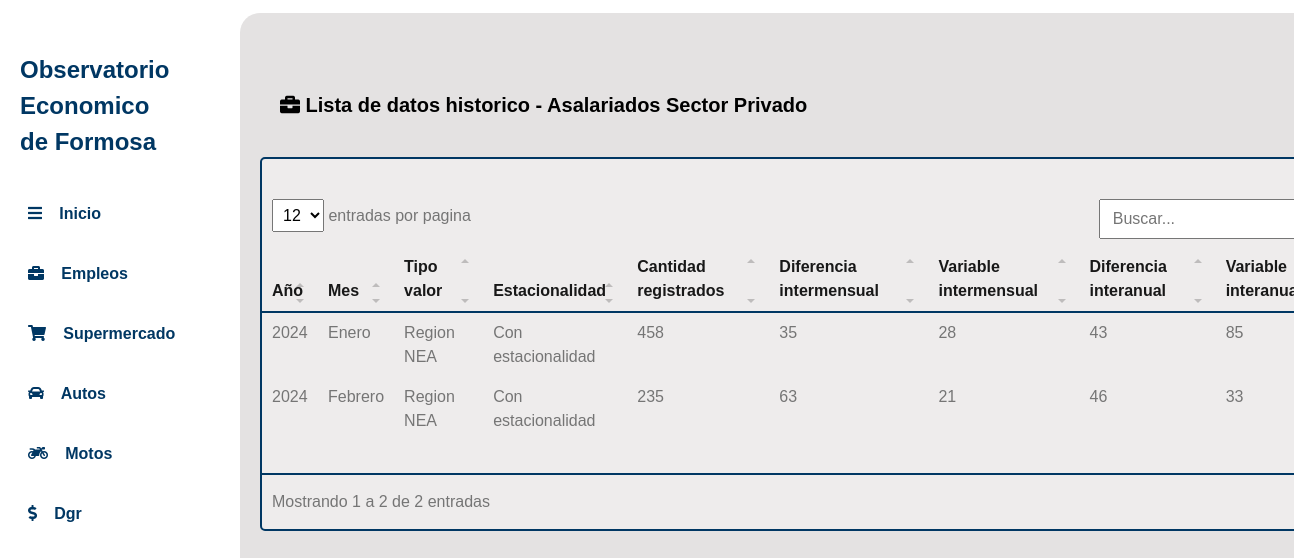
Page /asalariado-listado on the committed database.
### sectorPrivado/models.py (models this page shows)
class AsalariadosRegistrados(models.Model):
    año = models.ForeignKey(Año, on_delete=models.CASCADE)
    mes = models.ForeignKey(Mes, on_delete=models.CASCADE)
    tipo_valor = models.ForeignKey(TipoValor, on_delete=models.CASCADE)
    tipo_estacionalidad = models.ForeignKey(TipoEstacionalidad, on_delete=models.CASCADE)
    cantidad_registrado = models.CharField(max_length=250, blank=False, null=False)
    dif_intermensual = models.CharField(max_length=250, blank=False, null=False)
    var_intermensual = models.CharField(max_length=250, blank=False, null=False)
    dif_interanual = models.CharField(max_length=250, blank=False, null=False)
    var_interanual = models.CharField(max_length=250, blank=False, null=False)

class TipoEstacionalidad(models.Model):
   tipo = models.CharField(max_length=250, blank=False, null=False)
   def __str__(self):
        return self.tipo

### Año/models.py (models this page shows)
class Año(models.Model):
    año = models.CharField(max_length=200, blank=False, null=False)
    def __str__(self):
        return self.año

### Mes/models.py (models this page shows)
class Mes(models.Model):
    mes = models.CharField(max_length=200, blank=False, null=False)
    def __str__(self):
        return self.mes

### TipoValor/models.py (models this page shows)
class TipoValor(models.Model):
    valor = models.CharField(max_length=200, blank=False, null=False)
    def __str__(self):
        return self.valor

### sectorPrivado/views.py (the view)
# urls.py: path('asalariado-listado',privado.asalariados_listado, name='asalariado-listado'),
def asalariados_listado(request):
    listado = AsalariadosRegistrados.objects.all()
    context = {
        'listado':listado,
    }
    return render(request, 'SectorPrivado/asalariado/listado.html', context)

### templates/SectorPrivado/asalariado/listado.html (shortened to what this page needs)
{% extends 'base.html' %}
{% load static %}
{% block container %}
<div class="content">
    <h1 class="title-listado"><i class="fas fa-briefcase"></i> Lista de datos historico - Asalariados Sector Privado</h1>
    <div class="content-tabla">
        <div class="table-responsive-sm" style="margin-top:2em;">
            <table id="datatablesSimple" style="margin-bottom:2em;">
            <thead>
                <tr>
                    <th >Año</th>
                    <th>Mes</th>
                    <th>Tipo valor</th>
                    <th>Estacionalidad</th>
                    <th>Cantidad registrados</th>
                    <th>Diferencia intermensual</th>
                    <th>Variable intermensual</th>
                    <th>Diferencia interanual</th>
                    <th>Variable interanual</th>
                </tr>
            </thead>
            <tbody>
                {% for data in listado %}
                <tr>
                    <td>{{data.año}}</td>
                    <td>{{data.mes}}</td>
                    <td>{{data.tipo_valor}}</td>
                    <td>{{data.tipo_estacionalidad}}</td>
                    <td>{{data.cantidad_registrado}}</td>
                    <td>{{data.dif_intermensual}}</td>
                    <td>{{data.var_intermensual}}</td>
                    <td>{{data.dif_interanual}}</td>
                    <td>{{data.var_interanual}}</td>
                </tr>
                {% endfor %}
            </tbody>
            </table>
        </div>
    </div>
    </div>
{% endblock container %}

### templates/base.html (shortened to what this page needs)
{% load static %}
<!DOCTYPE html>
<html lang="en">
<head>
     <link rel="stylesheet" href="https://cdnjs.cloudflare.com/ajax/libs/apexcharts/3.30.0/apexcharts.min.css" />
       <link href="https://cdnjs.cloudflare.com/ajax/libs/font-awesome/5.10.0/css/all.min.css" rel="stylesheet">
       <link href="https://cdn.jsdelivr.net/npm/bootstrap-icons@1.4.1/font/bootstrap-icons.css" rel="stylesheet">
       <link href="{% static 'css/bootstrap.min.css' %} " rel="stylesheet">
       <link href="{% static 'css/style-observatorio.css' %} " rel="stylesheet">
       <link href="{% static 'css/style-table.min.css' %} " rel="stylesheet">
       <link rel="stylesheet" href="https://cdnjs.cloudflare.com/ajax/libs/apexcharts/3.30.0/apexcharts.min.css" />
</head>
<body >
        {% include "nav.html" %}
                    {% block container %}
                    {% endblock%}
</body>
</html>

### templates/nav.html
<div class="sidebar">
    <div class="sidebar-menu">
        <div class="logo">Observatorio<br> Economico<br>de Formosa</div>
        <nav>
            <ul>
                <a  href="{% url 'panel' %}">
                    <li><i class="fas fa-bars"></i> Inicio</li>
                </a>
                <a  href="{% url 'asalariado-panel' %}">
                    <li><i class="fas fa-briefcase"></i> Empleos</li>
                </a>
                <a  href="#">
                    <li><i class="fas fa-shopping-cart"></i> Supermercado</li>
                </a>
                <a  href="#">
                    <li><i class="fas fa-car"></i> Autos</li>
                </a>
                <a  href="#">
                    <li><i class="fas fa-motorcycle"></i> Motos</li>
                </a>
                <a  href="#">
                    <li><i class="fas fa-dollar-sign"></i> Dgr</li>
                </a>
            </ul>
        </nav>
    </div>
</div>

### static/css/style-observatorio.css (style rules this page uses)
body { font-family: Arial, sans-serif; margin: 0; padding: 0; display: flex; height: 100vh; }
.sidebar { width: 100%; height: 100%; background-color: #ffff; color: #FFFFFF; display: flex; flex-direction: column; position: absolute; top: 0; left: 0; }
.sidebar-menu { padding: 20px; margin-top: 2em; }
.logo { font-size: 24px; font-weight: bold; margin-bottom: 20px; color:#003763; }
.sidebar-menu nav ul { list-style-type: none; padding: 0; margin-top: 2em; }
.sidebar-menu nav ul a { color:#003763; text-decoration: none; }
.sidebar-menu nav ul li i { font-size: 16px; margin-right: 0.8em; margin-left: 0.5em; }
.sidebar-menu nav ul li { padding: 10px 0; font-size: 16px; font-family:Verdana, Geneva, Tahoma, sans-serif; margin-bottom: 1em; color: #003763; font-weight: bold; }
.content { background-color: #e4e2e2; padding: 20px; width: 87%; overflow-y: auto; position: relative; left: 15em; margin: 0.8em 0; border-radius: 20px; }
.content .title-listado { color: #000000; font-size: 20px; margin-top: 3em; margin-bottom: 2em; margin-left: 1em; }
.content .content-tabla { border: 2px solid #003763; border-radius: 5px; background: #eeecec; }

### rows in the picture
AsalariadosRegistrados: año "2024", mes "Enero", tipo_valor "Region NEA", tipo_estacionalidad "Con estacionalidad", cantidad_registrado "458", dif_intermensual "35", var_intermensual "28", dif_interanual "43", var_interanual "85"
AsalariadosRegistrados: año "2024", mes "Febrero", tipo_valor "Region NEA", tipo_estacionalidad "Con estacionalidad", cantidad_registrado "235", dif_intermensual "63", var_intermensual "21", dif_interanual "46", var_interanual "33"
